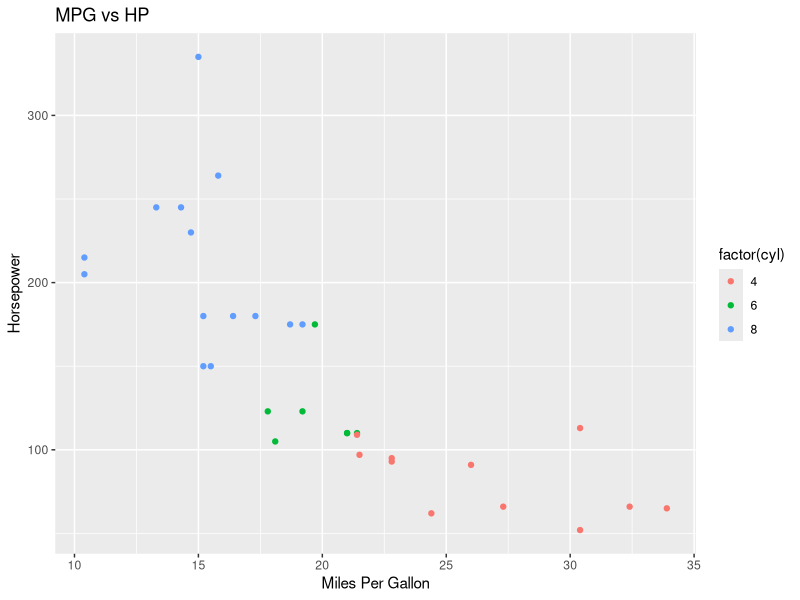
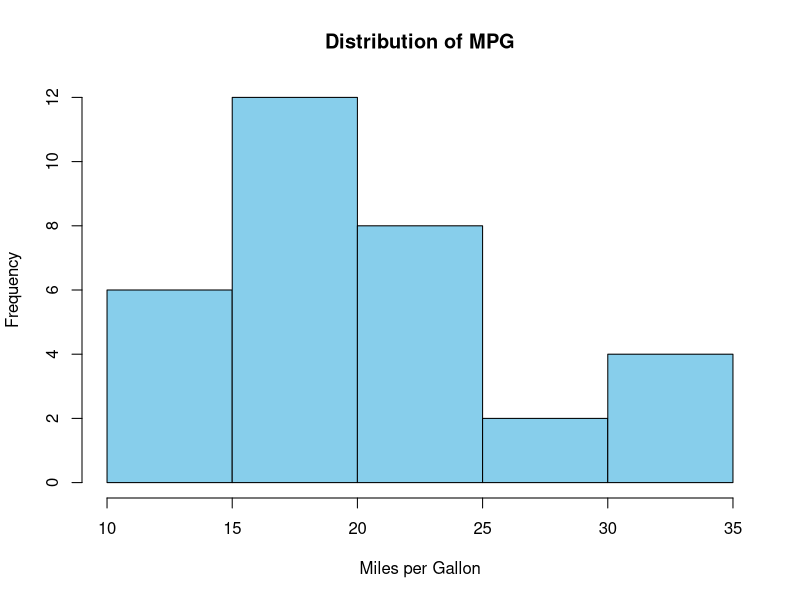
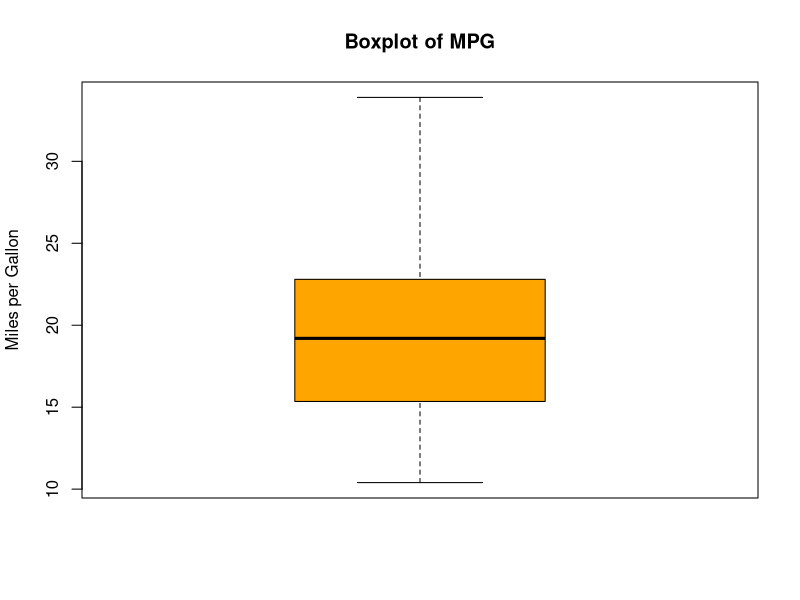
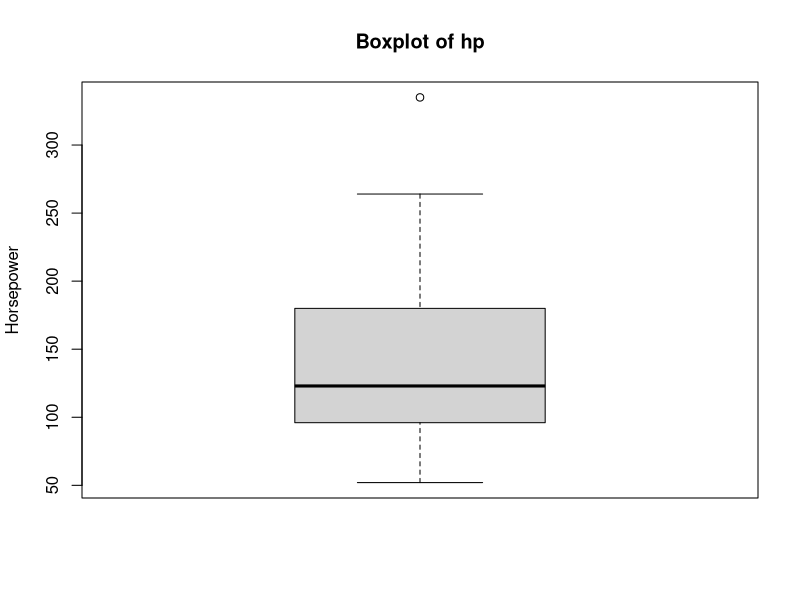
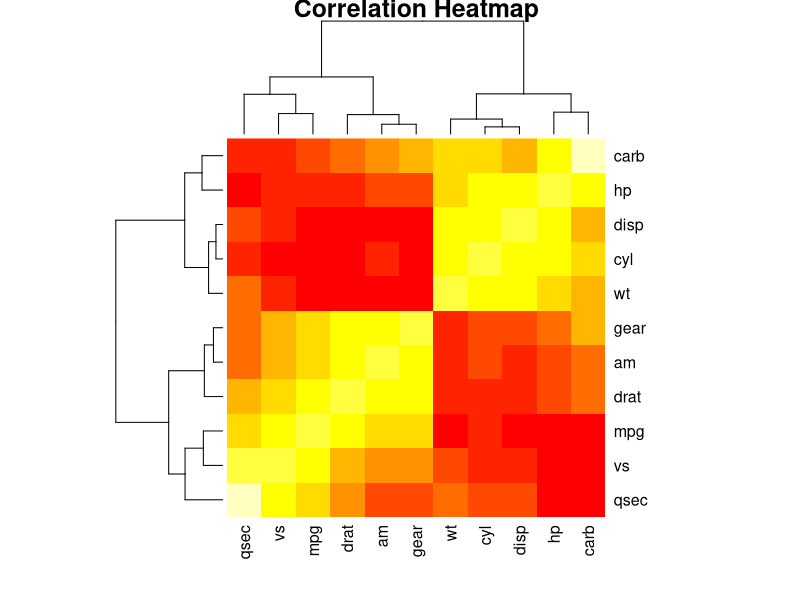

Source code (R) for these figures, in order:
## ---- chunk 1
# mtcars veri setini yükleyelim
data(mtcars)
# Veriyi inceleyelim
head(mtcars)

## ---- chunk 2
# 1. Gerekli kütüphaneleri yükleyelim
library(ggplot2)  # Görselleştirme için
library(dplyr)    # Veri manipülasyonu için
## ---- chunk 3
# Özet bilgileri görüntüleyelim
summary(mtcars)
## ---- chunk 4
# Verinin yapısını inceleyelim
str(mtcars)
## ---- chunk 5
# EDA için görselleştirme
ggplot(mtcars, aes(x = mpg, y = hp)) +
  geom_point(aes(color = factor(cyl))) +
  labs(title = "MPG vs HP", x = "Miles Per Gallon", y = "Horsepower")
## ---- chunk 6
# Eksik değer kontrolü
# Eksik değerlerin toplamı
colSums(is.na(mtcars))

# Veri setindeki toplam eksik değer sayısı
sum(is.na(mtcars)) # 44 tane NaN değer var.

## ---- chunk 7
# R'da Filtre
# Sadece "mpg", "hp" ve "wt" sütunlarını seçelim
# filtered_data <- select(mtcars, mpg, hp, wt)
# 
# # Sütun isimlerini belirt
# filtered_data <- mtcars[, c("mpg", "hp", "wt")]
## ---- chunk 8
# Sütun silme işlemleri
# "hp" ve "wt" sütunlarını sil
# mtcars_dropped <- mtcars[, !(colnames(mtcars) %in% c("hp", "wt"))]
# 
# # 4. ve 6. sütunları sil
# mtcars_dropped <- mtcars[, -c(4, 6)]
# 
# print(mtcars_dropped)

## ---- chunk 9
# mpg değişkeninin histogramı
hist(mtcars$mpg, main = "Distribution of MPG", xlab = "Miles per Gallon", col = "skyblue", border = "black")

# boxplot ile outlier kontrolü
boxplot(mtcars$mpg, main = "Boxplot of MPG", ylab = "Miles per Gallon", col = "orange")
## ---- chunk 10
# Outlier değer kontrolü
# mtcars veri setindeki "hp" sütununda outlier kontrolü
boxplot(mtcars$hp, main = "Boxplot of hp", ylab = "Horsepower")

# Outlier değerlerin sayısal görünümü
outliers <- boxplot.stats(mtcars$hp)$out
print(outliers)
## ---- chunk 11
# Outlier Kontrolü Z-Score

# Numeric olan sütunları filtrele
numeric_cols <- sapply(mtcars, is.numeric)

# Her bir numeric sütunda Z-Score hesaplayıp outlier tespiti yapalım
for (col in names(mtcars)[numeric_cols]) {
  
  # Ortalama ve standart sapmayı hesapla
  col_mean <- mean(mtcars[[col]], na.rm = TRUE)
  col_sd <- sd(mtcars[[col]], na.rm = TRUE)
  
  # Z-Score hesapla
  z_scores <- (mtcars[[col]] - col_mean) / col_sd
  
  # Aykırı değerleri tespit et
  outliers <- mtcars[[col]][abs(z_scores) > 3]
  
  # Sonucu ekrana yazdır
  if (length(outliers) > 0) {
    cat("\nSütun:", col, "\nAykırı Değerler:", outliers, "\n")
  } else {
    cat("\nSütun:", col, "\nAykırı Değer bulunamadı.\n")
  }
}
## ---- chunk 12
# Korelasyon
# Korelasyon matrisi
cor_matrix <- cor(mtcars)
print(cor_matrix)

# Isı haritası (heatmap) ile görselleştirme
heatmap(cor_matrix, main = "Correlation Heatmap", col = heat.colors(10), scale = "column")
